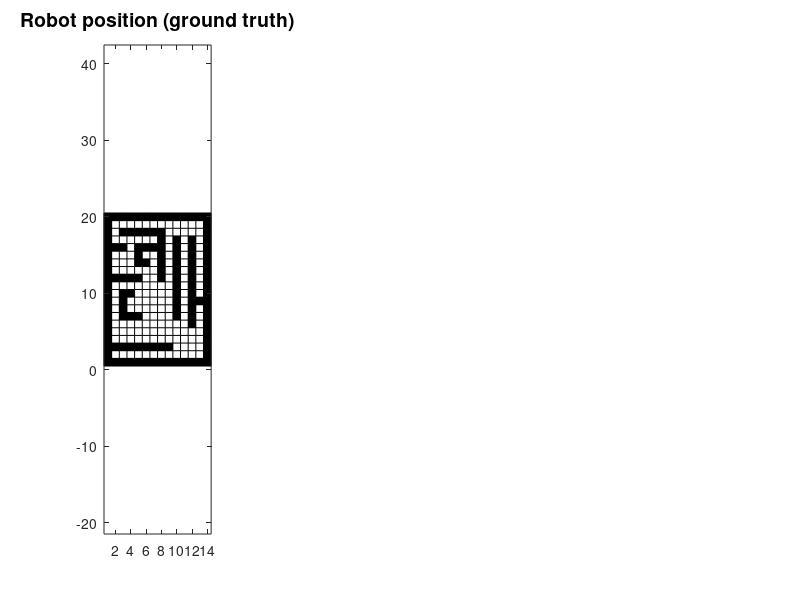

Here is the MATLAB script that generated this plot: (Note: this script raises an error after producing the figure.)
    % Mobile Robotics Exercise
    %
    %% 
    % Markov Localization
    %
    % Main Script
    
    %% Prepare session
    clear;
    addpath lib/
    FONTSIZE = 14;
    MAPCOLOR = [.3 .5 .6];
    
    % Load map
    gridMap = load('officemap.txt'); % Can also be 'officemap.txt'
    gridMap = flipud(gridMap);  % To design map.txt in figure orientation
    [nRows, nCols] = size(gridMap);
    map.grid = gridMap;
    
    % Set robot to (arbitray) initial ground truth position
    state = [7, 2];
    
    % Initialize belief (we ignore cells occupied by the map obtacles)
    uniformBeliefProbability = 1/sum(sum(gridMap));
    map.belief = (1-gridMap)*uniformBeliefProbability;
    
    % Initialize observations (we assume a 4 quadrant bumper sensor
    % and measurements being transformed into global map frame)
    observations = [0 0 0 0];
    
    % Prepare map figure
    figTruth = subplot(1, 4, 1);
    % Plot map
    imagesc(gridMap);
    colormap(figTruth,flipud(gray));
    axis equal tight; hold on;
    set(gca,'YDir','normal');  % Flip y-axis to regular direction
    mesh(0.5:nCols+0.5,0.5:nRows+0.5,zeros([nRows nCols]+1),...
      'FaceColor','none','EdgeColor','k');
    set(title('Robot position (ground truth)'),'Fontsize',FONTSIZE);
    % Plot robot
    [hRobot, hObservation] = drawrobot(state, observations);
    
    % Prepare transition model figure
    figTransition = subplot(1, 4, 2);
    imagesc(zeros(size(map.belief)));
    colormap(figTransition,[1 1 1]);  % colormap for initial transition model distribution
    axis equal tight;
    set(gca,'YDir','normal');  % Flip y-axis to regular direction
    set(title('Transition model'),'Fontsize',FONTSIZE);
    
    % Prepare belief prediction figure
    figPrediction = subplot(1, 4, 3);
    imagesc(zeros(size(map.belief)));
    colormap(figPrediction,[1 1 1]);  % colormap for initial transition model distribution
    axis equal tight;
    set(gca,'YDir','normal');  % Flip y-axis to regular direction
    set(title('Predicted belief'),'Fontsize',FONTSIZE);
    
    % Prepare belief figure
    figBelief = subplot(1, 4, 4);
    % Define colormap with one specific color for the grid map
    cmap = flipud(gray(64));
    cmap(end+1,:) = MAPCOLOR;
    % Overlay initial belief
    imagesc(map.belief);
    colormap(figBelief,[MAPCOLOR;0.5 0.5 0.5]); % colormap for initial uniform belief 
    axis equal tight;
    set(gca,'YDir','normal');  % Flip y-axis to regular direction
    set(title('Updated belief'),'Fontsize',FONTSIZE);
    
    % Instruct user how to control robot
    disp('Move robot with W, A, S, D, and Q for quit.');
    
    
    %% Main loop
    running = true;
    while running
    
      % Simple way to control scipt via keyboard without GUIs and callbacks
      inputok = true;
      if waitforbuttonpress
        ctrlinput = upper(get(gcf,'CurrentCharacter'));
    
        switch(ctrlinput)
          case 'W'
            control = 'N';  % North direction
          case 'S'
            control = 'S';  % South direction
          case 'A'
            control = 'W';  % West direction
          case 'D'
            control = 'E';  % East direction
          case 'Q'
            running = false;
            continue;
          otherwise
            inputok = false;
            continue;
        end
    
        % Delete previous robot position and observations from figure
        subplot(figTruth);
        if exist('hRobot','var')
          delete(hRobot);
        end
        if exist('hObservation','var')
          delete(hObservation);
        end
        statePrevious = state;   % Save for transition model plot
    
        %% --------------------------- FILTERING ------------------------------
    
% Retrieve new robot position according to our transition model
state = getnextstate(map.grid, state, control);

% Obtain current observations according to our observation model
observations = getobservations(map.grid, state);

% Predict robot position belief    
% TODO
% Predict robot position belief using inline transition model
beliefPrediction = zeros(size(map.belief));

% Transition model probabilities
p_desired = 0.8;   % Probability of moving to the desired cell
p_stay = 0.1;      % Probability of staying in the current cell
p_diagonal = 0.15 / 4; % Probability of diagonal moves (equally divided)

for i = 1:size(map.grid, 1)
    for j = 1:size(map.grid, 2)
        if map.grid(i, j) == 0  % Only consider free cells
            % Sum over all possible previous states
            for u = -1:1
                for v = -1:1
                    prev_i = i - u;  % Previous row
                    prev_j = j - v;  % Previous column
                    if prev_i > 0 && prev_j > 0 && prev_i <= size(map.grid,1) && prev_j <= size(map.grid,2)
                        % Determine transition probability based on control input
                        if u == 0 && v == 0  % Stay in place
                            transitionProb = p_stay;
                        elseif abs(u) == 1 && abs(v) == 1  % Diagonal move
                            transitionProb = p_diagonal;
                        elseif (u == 0 && v ~= 0 && control == 'E') || ...
                               (u == 0 && v ~= 0 && control == 'W') || ...
                               (v == 0 && u ~= 0 && control == 'N') || ...
                               (v == 0 && u ~= 0 && control == 'S')  % Desired move
                            transitionProb = p_desired;
                        else
                            transitionProb = 0;  % Invalid move
                        end
            
                        % Add contribution from previous belief
                        beliefPrediction(i, j) = beliefPrediction(i, j) + ...
                            transitionProb * map.belief(prev_i, prev_j);
                    end
                end
            end

        end
    end
end


updatedBelief = zeros(size(map.belief));

for i = 1:size(map.grid, 1)
    for j = 1:size(map.grid, 2)
        if map.grid(i, j) == 0  % Only consider free cells
            % Call observationmodel to compute the observation probability
            observationProb = observationmodel(map.grid, [j, i], observations);

            % Update belief: predicted belief * observation probability
            updatedBelief(i, j) = beliefPrediction(i, j) * observationProb;
        end
    end
end

% Normalize the belief probabilities to sum to 1
normalizer = sum(updatedBelief, 'all');
if normalizer > 0
    map.belief = updatedBelief / normalizer;
else
    map.belief = updatedBelief; % Avoid division by zero if all probabilities are zero
end

        %% --------------------------------------------------------------------
    
        % Plot new ground truth robot position and observations
        subplot(figTruth);
        [hRobot, hObservation] = drawrobot(state, observations);
    
        % Plot transition model
        subplot(figTransition);
        transitionProbability = transitionmodel(map.grid, statePrevious, control);
        imagesc(transitionProbability);
        colormap(figTransition,flipud(gray(64)));
        axis equal tight;
        set(gca,'YDir','normal');  % Flip y-axis to regular direction
        set(title('Transition model'),'Fontsize',FONTSIZE);
    
        % Plot predicted belief
        subplot(figPrediction);
        imagesc(beliefPrediction);
        colormap(figPrediction,flipud(gray(64)));
        axis equal tight;
        set(gca,'YDir','normal');  % Flip y-axis to regular direction
        set(title('Predicted belief'),'Fontsize',FONTSIZE);
    
        % Plot updated belief
        subplot(figBelief);
        mapLayered = map.belief;
        maxBelief  = max(max(map.belief));
        mapLayered(map.grid == 1) = maxBelief+2*maxBelief/size(cmap,1); % compute value always unique for map color 
        imagesc(mapLayered);
        colormap(figBelief,cmap);
        axis equal tight;
        set(gca,'YDir','normal');  % Flip y-axis to regular direction
        set(title('Updated belief'),'Fontsize',FONTSIZE);
    
        % Status info
        fprintf('control input: %s, observations: %i %i %i %i, ground truth robot: x = %i, y = %i\n',...
          control, observations(1), observations(2), observations(3), observations(4),...
          state(1), state(2));
      end
    end
    
    

